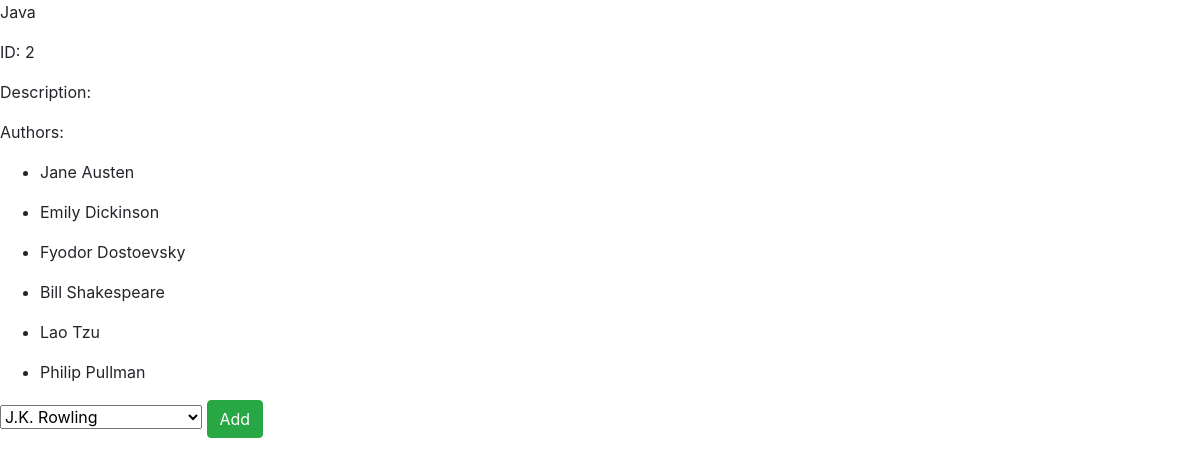
The page /books/2 on the database its author committed.
### books_authors_app/models.py (models this page shows)
class Book(models.Model):
    title = models.CharField(max_length=255)
    desc = models.TextField()
    created_at = models.DateTimeField(auto_now_add=True)
    updated_at = models.DateTimeField(auto_now=True)

class Authors(models.Model):
    first_name = models.CharField(max_length=45)
    last_name = models.CharField(max_length=45)
    notes = models.TextField()
    books = models.ManyToManyField(Book, related_name="authors")
    created_at = models.DateTimeField(auto_now_add=True)
    updated_at = models.DateTimeField(auto_now=True)

### books_authors_app/views.py (the view)
# urls.py: path('books/<int:id>', views.bookDisplay),
def bookDisplay(request, id):
    context = {
        "book": Book.objects.get(id=id),
        "authors": Book.objects.get(id=id).authors.all(),
        "all_authors": Authors.objects.all()
        }
    return render(request, "book_display.html", context)

### books_authors_app/templates/book_display.html (shortened to what this page needs)
<!DOCTYPE html>
<html lang="en">
<head>
    <link rel="stylesheet" href="https://maxcdn.bootstrapcdn.com/bootstrap/4.0.0/css/bootstrap.min.css">
</head>
<body>
    <p>{{book.title}}</p>
    <p>ID: {{book.id}}</p>
    <p>Description: {{book.desc}}</p>
    <p>Authors:</p>
    <ul>
    {% for author in book.authors.all %}
    <p><li>{{author.first_name}} {{author.last_name}}</li></p>
    {% endfor %}
    </ul>
    <form action="/authors/{{book.id}}/showAuthor" method="POST">
        <select name="author_id">
            {% for author in all_authors %}
            {% if author not in book.authors.all%}
            <option value="{{ author.id }}">{{author.first_name}} {{author.last_name}}</option>
            {% endif %}
            {% endfor %}
        </select>
        <input type="submit" class="btn btn-success" value="Add">
    </form>
</body>
</html>

### books_authors_app/templates/book_display.html (style rules this page uses)
* { text-align: left; }

### rows shown on the page
Book: title "Java", id "2"
Authors: first_name "Jane", last_name "Austen"
Authors: first_name "Emily", last_name "Dickinson"
Authors: first_name "Fyodor", last_name "Dostoevsky"
Authors: first_name "Bill", last_name "Shakespeare"
Authors: first_name "Lao", last_name "Tzu"
Authors: first_name "Philip", last_name "Pullman"

### other values the page prints
form field author_id "J.K. Rowling"
